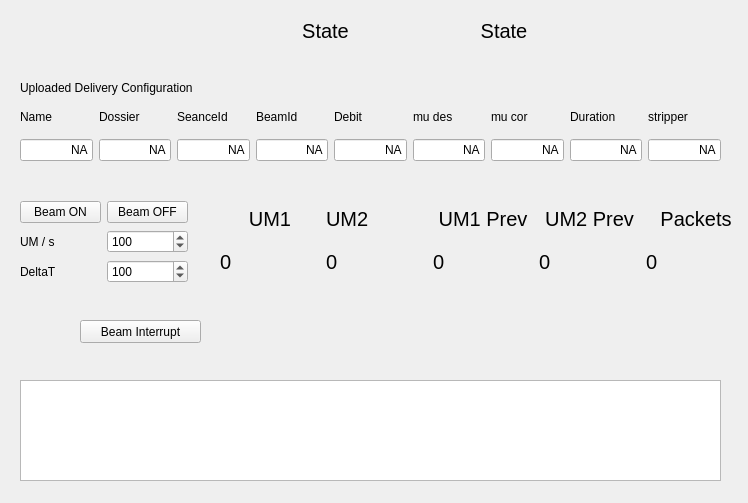
<?xml version="1.0" encoding="UTF-8"?>
<ui version="4.0">
 <class>NJ1Sim</class>
 <widget class="QWidget" name="NJ1Sim">
  <property name="geometry">
   <rect>
    <x>0</x>
    <y>0</y>
    <width>748</width>
    <height>503</height>
   </rect>
  </property>
  <property name="windowTitle">
   <string>Form</string>
  </property>
  <widget class="QPlainTextEdit" name="plainTextEdit_log">
   <property name="geometry">
    <rect>
     <x>20</x>
     <y>380</y>
     <width>701</width>
     <height>101</height>
    </rect>
   </property>
  </widget>
  <widget class="QWidget" name="gridLayoutWidget">
   <property name="geometry">
    <rect>
     <x>20</x>
     <y>100</y>
     <width>701</width>
     <height>61</height>
    </rect>
   </property>
   <layout class="QGridLayout" name="gridLayout">
    <item row="0" column="1">
     <widget class="QLabel" name="label_5">
      <property name="text">
       <string>Dossier</string>
      </property>
     </widget>
    </item>
    <item row="1" column="1">
     <widget class="QLineEdit" name="lineEdit_uploadSeance_dossier">
      <property name="text">
       <string>NA</string>
      </property>
      <property name="alignment">
       <set>Qt::AlignRight|Qt::AlignTrailing|Qt::AlignVCenter</set>
      </property>
     </widget>
    </item>
    <item row="0" column="6">
     <widget class="QLabel" name="label_13">
      <property name="text">
       <string>mu cor</string>
      </property>
     </widget>
    </item>
    <item row="1" column="5">
     <widget class="QLineEdit" name="lineEdit_uploadSeance_mu_des">
      <property name="text">
       <string>NA</string>
      </property>
      <property name="alignment">
       <set>Qt::AlignRight|Qt::AlignTrailing|Qt::AlignVCenter</set>
      </property>
     </widget>
    </item>
    <item row="0" column="7">
     <widget class="QLabel" name="label_12">
      <property name="text">
       <string>Duration</string>
      </property>
     </widget>
    </item>
    <item row="0" column="0">
     <widget class="QLabel" name="label_4">
      <property name="text">
       <string>Name</string>
      </property>
     </widget>
    </item>
    <item row="1" column="7">
     <widget class="QLineEdit" name="lineEdit_uploadSeance_duration">
      <property name="text">
       <string>NA</string>
      </property>
      <property name="alignment">
       <set>Qt::AlignRight|Qt::AlignTrailing|Qt::AlignVCenter</set>
      </property>
     </widget>
    </item>
    <item row="0" column="3">
     <widget class="QLabel" name="label_7">
      <property name="text">
       <string>BeamId</string>
      </property>
     </widget>
    </item>
    <item row="0" column="2">
     <widget class="QLabel" name="label_6">
      <property name="text">
       <string>SeanceId</string>
      </property>
     </widget>
    </item>
    <item row="1" column="0">
     <widget class="QLineEdit" name="lineEdit_uploadseance_name">
      <property name="text">
       <string>NA</string>
      </property>
      <property name="alignment">
       <set>Qt::AlignRight|Qt::AlignTrailing|Qt::AlignVCenter</set>
      </property>
     </widget>
    </item>
    <item row="0" column="8">
     <widget class="QLabel" name="label_14">
      <property name="text">
       <string>stripper</string>
      </property>
     </widget>
    </item>
    <item row="1" column="8">
     <widget class="QLineEdit" name="lineEdit_uploadSeance_stripper">
      <property name="text">
       <string>NA</string>
      </property>
      <property name="alignment">
       <set>Qt::AlignRight|Qt::AlignTrailing|Qt::AlignVCenter</set>
      </property>
     </widget>
    </item>
    <item row="1" column="4">
     <widget class="QLineEdit" name="lineEdit_uploadSeance_debit">
      <property name="text">
       <string>NA</string>
      </property>
      <property name="alignment">
       <set>Qt::AlignRight|Qt::AlignTrailing|Qt::AlignVCenter</set>
      </property>
     </widget>
    </item>
    <item row="1" column="6">
     <widget class="QLineEdit" name="lineEdit_uploadSeance_mu_cor">
      <property name="text">
       <string>NA</string>
      </property>
      <property name="alignment">
       <set>Qt::AlignRight|Qt::AlignTrailing|Qt::AlignVCenter</set>
      </property>
     </widget>
    </item>
    <item row="1" column="2">
     <widget class="QLineEdit" name="lineEdit_uploadSeance_seanceId">
      <property name="text">
       <string>NA</string>
      </property>
      <property name="alignment">
       <set>Qt::AlignRight|Qt::AlignTrailing|Qt::AlignVCenter</set>
      </property>
     </widget>
    </item>
    <item row="0" column="5">
     <widget class="QLabel" name="label_11">
      <property name="text">
       <string>mu des</string>
      </property>
     </widget>
    </item>
    <item row="1" column="3">
     <widget class="QLineEdit" name="lineEdit_uploadSeance_beamId">
      <property name="text">
       <string>NA</string>
      </property>
      <property name="alignment">
       <set>Qt::AlignRight|Qt::AlignTrailing|Qt::AlignVCenter</set>
      </property>
     </widget>
    </item>
    <item row="0" column="4">
     <widget class="QLabel" name="label_8">
      <property name="text">
       <string>Debit</string>
      </property>
     </widget>
    </item>
   </layout>
  </widget>
  <widget class="QLabel" name="label">
   <property name="geometry">
    <rect>
     <x>20</x>
     <y>80</y>
     <width>211</width>
     <height>16</height>
    </rect>
   </property>
   <property name="text">
    <string>Uploaded Delivery Configuration</string>
   </property>
  </widget>
  <widget class="QWidget" name="gridLayoutWidget_2">
   <property name="geometry">
    <rect>
     <x>20</x>
     <y>200</y>
     <width>168</width>
     <height>85</height>
    </rect>
   </property>
   <layout class="QGridLayout" name="gridLayout_2">
    <item row="1" column="0">
     <widget class="QLabel" name="label_2">
      <property name="text">
       <string>UM / s</string>
      </property>
     </widget>
    </item>
    <item row="0" column="1">
     <widget class="QPushButton" name="pushButton_beam_off">
      <property name="text">
       <string>Beam OFF</string>
      </property>
     </widget>
    </item>
    <item row="0" column="0">
     <widget class="QPushButton" name="pushButton_beam_on">
      <property name="text">
       <string>Beam ON</string>
      </property>
     </widget>
    </item>
    <item row="1" column="1">
     <widget class="QSpinBox" name="spinBox_umPerSec">
      <property name="maximum">
       <number>10000</number>
      </property>
      <property name="value">
       <number>100</number>
      </property>
     </widget>
    </item>
    <item row="2" column="0">
     <widget class="QLabel" name="label_3">
      <property name="text">
       <string>DeltaT</string>
      </property>
     </widget>
    </item>
    <item row="2" column="1">
     <widget class="QSpinBox" name="spinBox_deltaT">
      <property name="minimum">
       <number>1</number>
      </property>
      <property name="maximum">
       <number>1000</number>
      </property>
      <property name="value">
       <number>100</number>
      </property>
     </widget>
    </item>
   </layout>
  </widget>
  <widget class="QWidget" name="gridLayoutWidget_3">
   <property name="geometry">
    <rect>
     <x>220</x>
     <y>200</y>
     <width>526</width>
     <height>80</height>
    </rect>
   </property>
   <layout class="QGridLayout" name="gridLayout_3">
    <item row="0" column="3">
     <widget class="QLabel" name="label_15">
      <property name="font">
       <font>
        <pointsize>15</pointsize>
       </font>
      </property>
      <property name="text">
       <string>UM2 Prev</string>
      </property>
      <property name="alignment">
       <set>Qt::AlignCenter</set>
      </property>
     </widget>
    </item>
    <item row="1" column="2">
     <widget class="QLabel" name="label_um1_prev">
      <property name="minimumSize">
       <size>
        <width>100</width>
        <height>0</height>
       </size>
      </property>
      <property name="font">
       <font>
        <pointsize>15</pointsize>
       </font>
      </property>
      <property name="text">
       <string>0</string>
      </property>
     </widget>
    </item>
    <item row="1" column="0">
     <widget class="QLabel" name="label_um1">
      <property name="minimumSize">
       <size>
        <width>100</width>
        <height>0</height>
       </size>
      </property>
      <property name="font">
       <font>
        <pointsize>15</pointsize>
       </font>
      </property>
      <property name="text">
       <string>0</string>
      </property>
     </widget>
    </item>
    <item row="1" column="3">
     <widget class="QLabel" name="label_um2_prev">
      <property name="minimumSize">
       <size>
        <width>100</width>
        <height>0</height>
       </size>
      </property>
      <property name="font">
       <font>
        <pointsize>15</pointsize>
       </font>
      </property>
      <property name="text">
       <string>0</string>
      </property>
     </widget>
    </item>
    <item row="1" column="1">
     <widget class="QLabel" name="label_um2">
      <property name="minimumSize">
       <size>
        <width>100</width>
        <height>0</height>
       </size>
      </property>
      <property name="font">
       <font>
        <pointsize>15</pointsize>
       </font>
      </property>
      <property name="text">
       <string>0</string>
      </property>
     </widget>
    </item>
    <item row="0" column="1">
     <widget class="QLabel" name="label_9">
      <property name="font">
       <font>
        <pointsize>15</pointsize>
       </font>
      </property>
      <property name="text">
       <string>UM2</string>
      </property>
     </widget>
    </item>
    <item row="0" column="0">
     <widget class="QLabel" name="label_10">
      <property name="font">
       <font>
        <pointsize>15</pointsize>
       </font>
      </property>
      <property name="text">
       <string>UM1</string>
      </property>
      <property name="alignment">
       <set>Qt::AlignCenter</set>
      </property>
     </widget>
    </item>
    <item row="0" column="2">
     <widget class="QLabel" name="label_16">
      <property name="font">
       <font>
        <pointsize>15</pointsize>
       </font>
      </property>
      <property name="text">
       <string>UM1 Prev</string>
      </property>
      <property name="alignment">
       <set>Qt::AlignCenter</set>
      </property>
     </widget>
    </item>
    <item row="1" column="4">
     <widget class="QLabel" name="label_npackets">
      <property name="minimumSize">
       <size>
        <width>100</width>
        <height>0</height>
       </size>
      </property>
      <property name="font">
       <font>
        <pointsize>15</pointsize>
       </font>
      </property>
      <property name="text">
       <string>0</string>
      </property>
     </widget>
    </item>
    <item row="0" column="4">
     <widget class="QLabel" name="label_17">
      <property name="font">
       <font>
        <pointsize>15</pointsize>
       </font>
      </property>
      <property name="text">
       <string>Packets</string>
      </property>
      <property name="alignment">
       <set>Qt::AlignCenter</set>
      </property>
     </widget>
    </item>
   </layout>
  </widget>
  <widget class="QPushButton" name="pushButton_interrupt">
   <property name="geometry">
    <rect>
     <x>80</x>
     <y>320</y>
     <width>121</width>
     <height>23</height>
    </rect>
   </property>
   <property name="text">
    <string>Beam Interrupt</string>
   </property>
  </widget>
  <widget class="QWidget" name="horizontalLayoutWidget">
   <property name="geometry">
    <rect>
     <x>239</x>
     <y>10</y>
     <width>351</width>
     <height>41</height>
    </rect>
   </property>
   <layout class="QHBoxLayout" name="horizontalLayout">
    <item>
     <widget class="QLabel" name="label_18">
      <property name="font">
       <font>
        <pointsize>15</pointsize>
       </font>
      </property>
      <property name="text">
       <string>State</string>
      </property>
      <property name="alignment">
       <set>Qt::AlignCenter</set>
      </property>
     </widget>
    </item>
    <item>
     <widget class="QLabel" name="label_sm_state">
      <property name="font">
       <font>
        <pointsize>15</pointsize>
       </font>
      </property>
      <property name="text">
       <string>State</string>
      </property>
      <property name="alignment">
       <set>Qt::AlignCenter</set>
      </property>
     </widget>
    </item>
   </layout>
  </widget>
 </widget>
 <resources/>
 <connections/>
</ui>
